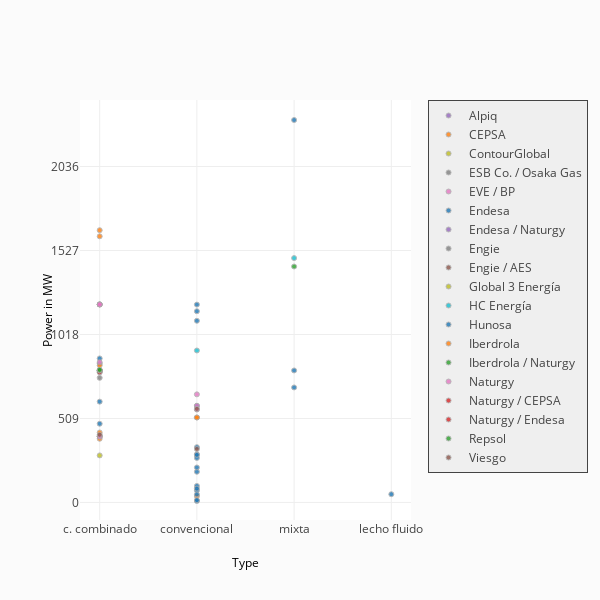

Notebook cell for this chart:
### Code cell
py.iplot(fig, filename='facet by row')

### Figure 1 — Plotly figure (JSON) as saved in the notebook; plotly's stock layout.template omitted (floating-point values rounded to 4 significant figures)
{"data": [{"marker": {"color": "rgb(148, 103, 189)", "line": {"color": "darkgrey", "width": 1}, "opacity": 0.8, "size": 5}, "mode": "markers", "name": "Alpiq", "type": "scatter", "uid": "83bdb2f9-2497-4861-aada-928b118db68b", "x": ["c. combinado"], "xaxis": "x", "y": [800], "yaxis": "y"}, {"marker": {"color": "rgb(255, 127, 14)", "line": {"color": "darkgrey", "width": 1}, "opacity": 0.8, "size": 5}, "mode": "markers", "name": "CEPSA", "type": "scatter", "uid": "daf707bf-35cb-43f6-8aff-03e779f9d540", "x": ["convencional"], "xaxis": "x", "y": [38], "yaxis": "y"}, {"marker": {"color": "rgb(188, 189, 34)", "line": {"color": "darkgrey", "width": 1}, "opacity": 0.8, "size": 5}, "mode": "markers", "name": "ContourGlobal", "type": "scatter", "uid": "0d507ecd-4e99-45ce-a5b6-7e07ed38a66e", "x": ["c. combinado"], "xaxis": "x", "y": [800], "yaxis": "y"}, {"marker": {"color": "rgb(127, 127, 127)", "line": {"color": "darkgrey", "width": 1}, "opacity": 0.8, "size": 5}, "mode": "markers", "name": "ESB Co. / Osaka Gas", "type": "scatter", "uid": "8a409110-52d2-4b05-a651-9619d2a74171", "x": ["c. combinado"], "xaxis": "x", "y": [755], "yaxis": "y"}, {"marker": {"color": "rgb(227, 119, 194)", "line": {"color": "darkgrey", "width": 1}, "opacity": 0.8, "size": 5}, "mode": "markers", "name": "EVE / BP", "type": "scatter", "uid": "dfe71d3c-583f-4cae-b983-91414fcb6873", "x": ["c. combinado"], "xaxis": "x", "y": [795], "yaxis": "y"}, {"marker": {"color": "rgb(31, 119, 180)", "line": {"color": "darkgrey", "width": 1}, "opacity": 0.8, "size": 5}, "mode": "markers", "name": "Endesa", "type": "scatter", "uid": "1c2ac173-ada2-4570-a1ff-34da3110e994", "x": ["convencional", "c. combinado", "convencional", "convencional", "c. combinado", "c. combinado", "convencional", "convencional", "mixta", "convencional", "convencional", "convencional", "convencional", "mixta", "convencional", "convencional", "convencional", "convencional", "convencional", "c. combinado", "convencional", "mixta", "convencional"], "xaxis": "x", "y": [1159, 400, 1101, 585, 477, 611, 270, 292, 697, 335, 186, 212, 288, 800, 73, 9, 14, 48.6, 1199, 873, 100, 2318, 84], "yaxis": "y"}, {"marker": {"color": "rgb(148, 103, 189)", "line": {"color": "darkgrey", "width": 1}, "opacity": 0.8, "size": 5}, "mode": "markers", "name": "Endesa / Naturgy", "type": "scatter", "uid": "dfffc097-2ad6-49aa-826c-0ea33470183d", "x": ["c. combinado"], "xaxis": "x", "y": [800], "yaxis": "y"}, {"marker": {"color": "rgb(127, 127, 127)", "line": {"color": "darkgrey", "width": 1}, "opacity": 0.8, "size": 5}, "mode": "markers", "name": "Engie", "type": "scatter", "uid": "292e8d7a-779b-462f-803c-92a1acf4c906", "x": ["c. combinado"], "xaxis": "x", "y": [790], "yaxis": "y"}, {"marker": {"color": "rgb(140, 86, 75)", "line": {"color": "darkgrey", "width": 1}, "opacity": 0.8, "size": 5}, "mode": "markers", "name": "Engie / AES", "type": "scatter", "uid": "ff573759-266c-4277-ba0c-80146500cff2", "x": ["c. combinado"], "xaxis": "x", "y": [1200], "yaxis": "y"}, {"marker": {"color": "rgb(188, 189, 34)", "line": {"color": "darkgrey", "width": 1}, "opacity": 0.8, "size": 5}, "mode": "markers", "name": "Global 3 Energía", "type": "scatter", "uid": "367ce2a1-e861-4cdc-b645-9e8561160862", "x": ["c. combinado"], "xaxis": "x", "y": [285], "yaxis": "y"}, {"marker": {"color": "rgb(23, 190, 207)", "line": {"color": "darkgrey", "width": 1}, "opacity": 0.8, "size": 5}, "mode": "markers", "name": "HC Energía", "type": "scatter", "uid": "c671923b-78b7-4aa5-8851-c52615d7280d", "x": ["convencional", "mixta", "c. combinado"], "xaxis": "x", "y": [921, 1481, 842], "yaxis": "y"}, {"marker": {"color": "rgb(31, 119, 180)", "line": {"color": "darkgrey", "width": 1}, "opacity": 0.8, "size": 5}, "mode": "markers", "name": "Hunosa", "type": "scatter", "uid": "e2d026ed-19de-490c-93e7-1130d1be53a7", "x": ["lecho fluido"], "xaxis": "x", "y": [50], "yaxis": "y"}, {"marker": {"color": "rgb(255, 127, 14)", "line": {"color": "darkgrey", "width": 1}, "opacity": 0.8, "size": 5}, "mode": "markers", "name": "Iberdrola", "type": "scatter", "uid": "49b82039-378b-4c45-b3ed-f012c6ab77df", "x": ["c. combinado", "convencional", "convencional", "c. combinado", "c. combinado", "c. combinado", "c. combinado", "c. combinado"], "xaxis": "x", "y": [1613, 515, 515, 424, 831, 386, 402, 1650], "yaxis": "y"}, {"marker": {"color": "rgb(44, 160, 44)", "line": {"color": "darkgrey", "width": 1}, "opacity": 0.8, "size": 5}, "mode": "markers", "name": "Iberdrola / Naturgy", "type": "scatter", "uid": "4580191c-2d82-4f58-8631-8e67c3ad619c", "x": ["mixta"], "xaxis": "x", "y": [1430], "yaxis": "y"}, {"marker": {"color": "rgb(227, 119, 194)", "line": {"color": "darkgrey", "width": 1}, "opacity": 0.8, "size": 5}, "mode": "markers", "name": "Naturgy", "type": "scatter", "uid": "78599844-eb9c-4be0-86cb-3403684d753f", "x": ["c. combinado", "c. combinado", "convencional", "convencional", "c. combinado", "convencional", "c. combinado", "c. combinado", "c. combinado"], "xaxis": "x", "y": [1200, 400, 586, 655, 850, 563, 400, 1200, 1200], "yaxis": "y"}, {"marker": {"color": "rgb(214, 39, 40)", "line": {"color": "darkgrey", "width": 1}, "opacity": 0.8, "size": 5}, "mode": "markers", "name": "Naturgy / CEPSA", "type": "scatter", "uid": "a95ddc67-9b8a-48d0-a509-9025cb9409ae", "x": ["c. combinado"], "xaxis": "x", "y": [789], "yaxis": "y"}, {"marker": {"color": "rgb(214, 39, 40)", "line": {"color": "darkgrey", "width": 1}, "opacity": 0.8, "size": 5}, "mode": "markers", "name": "Naturgy / Endesa", "type": "scatter", "uid": "cfcb2e3e-1cf6-4ed4-91eb-52c5e3900d56", "x": ["c. combinado"], "xaxis": "x", "y": [800], "yaxis": "y"}, {"marker": {"color": "rgb(44, 160, 44)", "line": {"color": "darkgrey", "width": 1}, "opacity": 0.8, "size": 5}, "mode": "markers", "name": "Repsol", "type": "scatter", "uid": "8c4ba901-0de6-4eb2-9f09-fad06e8f8ba9", "x": ["c. combinado", "c. combinado"], "xaxis": "x", "y": [800, 804], "yaxis": "y"}, {"marker": {"color": "rgb(140, 86, 75)", "line": {"color": "darkgrey", "width": 1}, "opacity": 0.8, "size": 5}, "mode": "markers", "name": "Viesgo", "type": "scatter", "uid": "69569879-304f-482c-8f53-da75ce55fb6d", "x": ["convencional", "convencional", "c. combinado"], "xaxis": "x", "y": [567, 324, 410], "yaxis": "y"}], "layout": {"annotations": [{"font": {"color": "#000000", "size": 12}, "showarrow": false, "text": "Type", "textangle": 0, "x": 0.5, "xanchor": "center", "xref": "paper", "y": -0.1, "yanchor": "middle", "yref": "paper"}, {"font": {"color": "#000000", "size": 12}, "showarrow": false, "text": "Power in MW", "textangle": -90, "x": -0.1, "xanchor": "center", "xref": "paper", "y": 0.5, "yanchor": "middle", "yref": "paper"}], "height": 600, "legend": {"bgcolor": "#efefef", "borderwidth": 1, "x": 1.05, "y": 1, "yanchor": "top"}, "paper_bgcolor": "rgb(251, 251, 251)", "showlegend": true, "title": "", "width": 600, "xaxis": {"anchor": "y", "domain": [0, 1], "dtick": 1, "ticklen": 0, "zeroline": false}, "yaxis": {"anchor": "x", "domain": [0, 1], "dtick": 509, "range": [-106.5, 2439.0], "ticklen": 0, "zeroline": false}}}
